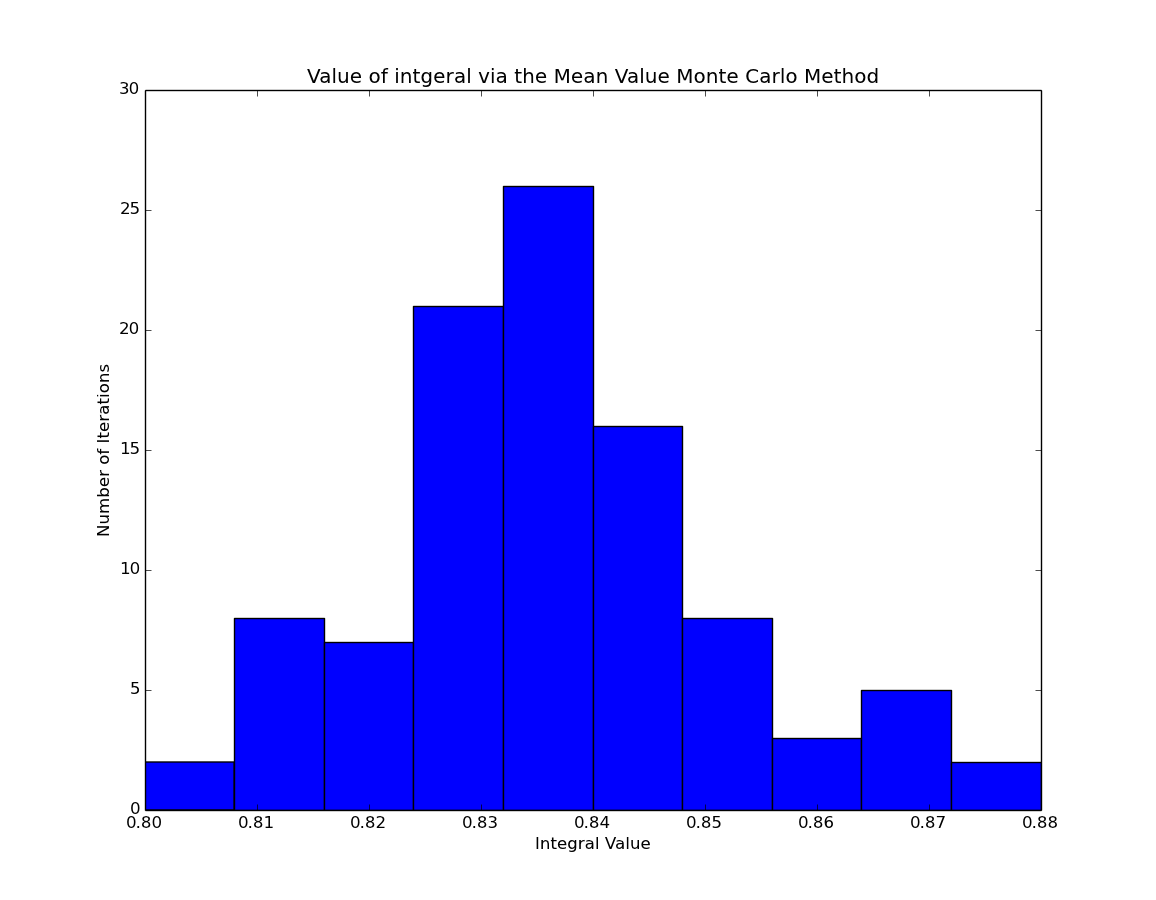

Recreate this plot in Python.
import numpy as np
from random import random,seed
from numpy.linalg import norm
import matplotlib.pyplot as plt

###############################################################################

# This code computes the value of an integral in 1 dimension using the Mean 
# Value Monte Carlo method

################################## CONSTANTS ##################################

# Choose seed
seed(42)
# Lower limit of integration
a = 0
# Upper limit of integration
b = 1
# Number of points used to evaluate the integral
npts = int(1e4)
# Number of times to evaluate the integral
iterr = 100

################################## FUNCTIONS ##################################

# Integrand
def f(r):
	return (r**-0.5)/(np.exp(r) + 1)

################################## MAIN PROGRAM ##################################

# Initialize average of f and f^2 as zero
favg = 0
f2avg = 0

# Initialize arrays to results over the iterations
Is = np.zeros(iterr)
errs = np.zeros(iterr)

for k in range(iterr):
	# Create npts points and evaluate f and f^2 at each point
	for i in range(npts):
		# Find a random number in the integration range
		r = abs(a-b)*random()+a
		# Update average of f
		favg += f(r)
		# Update average of f^2
		f2avg += f(r)**2

	# Find true averages by dividing by the total number of points used
	favg *= (1/float(npts))
	f2avg *= (1/float(npts))

	# Compute the variance and from this the error
	varf = f2avg - favg**2
	err = (b-a)*(varf/float(npts))**0.5

	# Compute the true value of the integral
	I = (b-a)*favg

	Is[k] = I
	errs[k] = err

################################## PLOT ##################################

plt.figure()
plt.hist(Is,10,range = [0.8,0.88])
plt.xlabel('Integral Value')
plt.ylabel('Number of Iterations')
plt.title('Value of intgeral via the Mean Value Monte Carlo Method')
plt.show()
